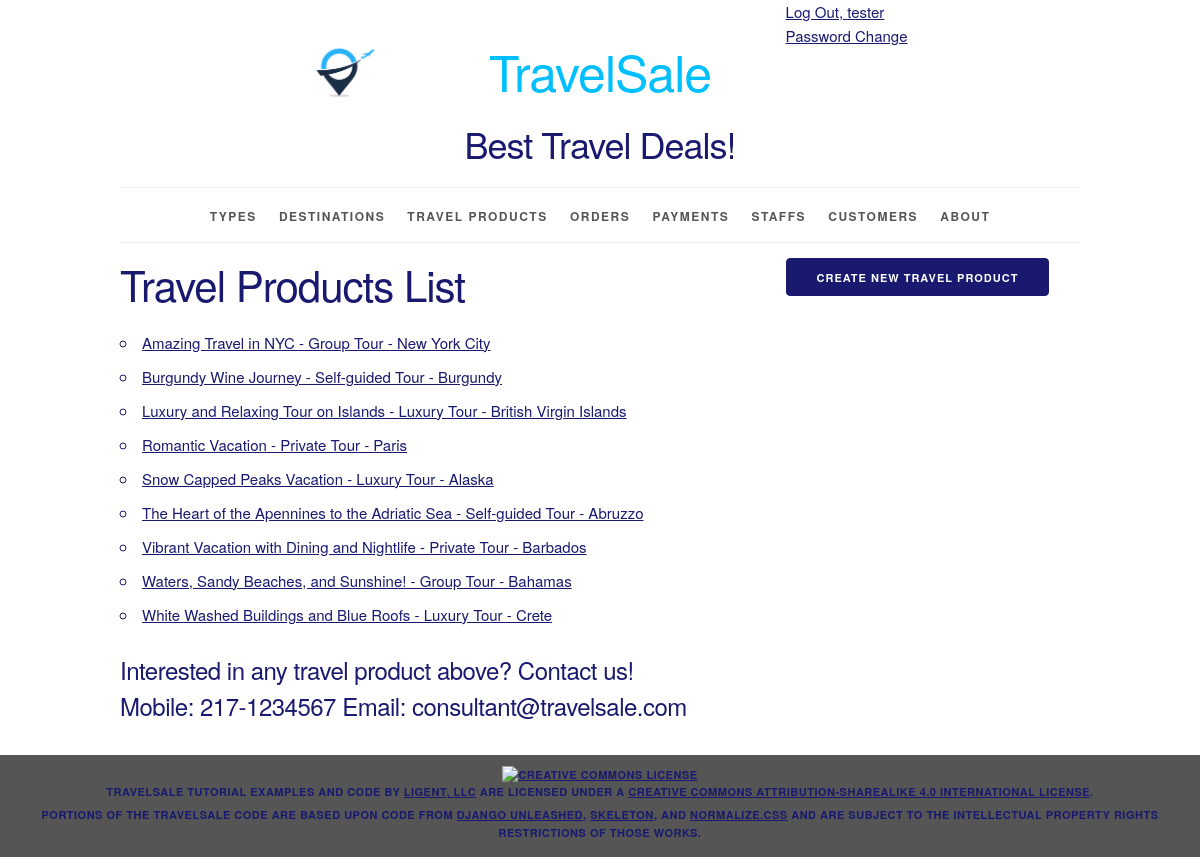
The app's page /travelproduct/ (signed in) with its own data.
### travelsale/models.py (models this page shows, shortened)
class Travelproduct(models.Model):
    travelproduct_id = models.AutoField(primary_key=True)
    travelproduct_name = models.CharField(max_length=300)
    type = models.ForeignKey(Type, related_name='travelproducts', on_delete=models.PROTECT)
    destination = models.ForeignKey(Destination, related_name='travelproducts', on_delete=models.PROTECT)
    price = models.DecimalField(default = Decimal('0'), decimal_places = 2, max_digits = 15)
    discount = models.DecimalField(default = Decimal('0.00'), decimal_places = 2, max_digits = 3)
    duration = models.IntegerField()
    description = models.CharField(max_length=5000)
    def __str__(self):
        return f'{self.travelproduct_name} - {self.type} - {self.destination}'
    def get_absolute_url(self):
        return reverse('travelsale_travelproduct_detail_urlpattern',
                        kwargs={'pk': self.pk}
                        )
    class Meta:
        ordering = ['travelproduct_name', 'type', 'destination']
        constraints = [
            UniqueConstraint(fields=['travelproduct_name', 'type', 'destination'], name='unique_travelproduct')
        ]

class Type(models.Model):
    type_id = models.AutoField(primary_key=True)
    type_name = models.CharField(max_length=50, unique=True)
    def __str__(self):
        return f'{self.type_name}'
    class Meta:
        ordering = ['type_name']

class Destination(models.Model):
    destination_id = models.AutoField(primary_key=True)
    destination_name = models.CharField(max_length=50, unique=True)
    def __str__(self):
        return f'{self.destination_name}'
    class Meta:
        ordering = ['destination_name']

### travelsale/views.py (the view)
class TravelproductList(LoginRequiredMixin, PermissionRequiredMixin, ListView):
    model = Travelproduct
    permission_required = 'travelsale.view_travelproduct'

### travelsale/templates/travelsale/travelproduct_list.html (shortened to what this page needs)
{% extends 'travelsale/base.html' %}
{% block create_button %}
    {% if perms.travelsale.add_travelproduct %}
    <a
        href="{% url 'travelsale_travelproduct_create_urlpattern'  %}"
        class="button button-primary">
      Create New Travel Product</a>
    {% endif %}
{% endblock %}
{% block org_content %}
  <h2>Travel Products List</h2>
  <ul>
    {% for travelproduct in travelproduct_list %}
      <li>
        <a href="{{ travelproduct.get_absolute_url }}">
          {{ travelproduct }}</a>
      </li>
    {% empty %}
      <li><em>There are currently no travel products available.</em></li>
    {% endfor %}
  </ul>
    <h5>Interested in any travel product above? Contact us!<br>
        Mobile: 217-1234567  Email: consultant@travelsale.com</h5>
{% endblock %}

### travelsale/templates/travelsale/base.html (shortened to what this page needs)
{% load static %}
<!DOCTYPE html>
<html lang="en">
<head>
    <link rel="stylesheet" type="text/css"
          href="{% static 'travelsale/normalize.css' %}">
    <link rel="stylesheet" type="text/css"
          href="{% static 'travelsale/skeleton.css' %}">
    <link rel="stylesheet" type="text/css"
          href="{% static 'travelsale/style.css' %}">
</head>
<body>
<div class="container">
    <div class="status row">
        <div class="offset-by-eight four columns">
            <ul class="inline">
                {% if user.is_authenticated %}
                    <li><a href="{% url 'logout_urlpattern' %}">
                        Log Out, {{ user.get_username }}</a></li>
                    <br>
                    <li><a href="{% url 'password_change' %}">
                        Password Change</a></li>
                {% else %}
                    <li><a href="{% url 'login_urlpattern' %}">
                        Log In</a></li>
                    <br>
                    <li><a href="{% url 'signup_urlpattern' %}">
                        Sign Up</a></li>
                {% endif %}
            </ul>
        </div>
    </div>
    <header class="row">
        <div class="offset-by-one ten columns">
            <h1 class="logo">TravelSale</h1>
            <h3>Best Travel Deals!</h3>
        </div>
    </header>
    <nav>
        <ul>
            {% if perms.travelsale.view_type %}
                <li>
                    <a href="{% url 'travelsale_type_list_urlpattern' %}">
                        Types</a></li>
            {% endif %}
            {% if perms.travelsale.view_destination %}
                <li>
                    <a href="{% url 'travelsale_destination_list_urlpattern' %}">
                        Destinations</a></li>
            {% endif %}
            {% if perms.travelsale.view_travelproduct %}
                <li>
                    <a href="{% url 'travelsale_travelproduct_list_urlpattern' %}">
                        Travel Products</a></li>
            {% endif %}
            {% if perms.travelsale.view_order %}
                <li>
                    <a href="{% url 'travelsale_order_list_urlpattern' %}">
                        Orders</a></li>
            {% endif %}
            {% if perms.travelsale.view_payment %}
                <li>
                    <a href="{% url 'travelsale_payment_list_urlpattern' %}">
                        Payments</a></li>
            {% endif %}
            {% if perms.travelsale.view_staff %}
                <li>
                    <a href="{% url 'travelsale_staff_list_urlpattern' %}">
                        Staffs</a></li>
            {% endif %}
            {% if perms.travelsale.view_customer %}
                <li>
                    <a href="{% url 'travelsale_customer_list_urlpattern' %}">
                        Customers</a></li>
            {% endif %}
            <li>
                <a href="{% url 'about_urlpattern' %}">
                    About</a></li>
        </ul>
    </nav>
    <main>
        {% block content %}
            <div class="row">
                <section class="eight columns">
                    {% block org_content %}{% endblock %}
                </section>
                <section class="desktop four columns">
                    {% block create_button %}{% endblock %}
                </section>
            </div>
        {% endblock %}
    </main>
</div>
<footer>
    <p>
        <a rel="license" href="http://creativecommons.org/licenses/by-sa/4.0/">
            <img alt="Creative Commons License" style="border-width:0"
                 src="https://i.creativecommons.org/l/by-sa/4.0/88x31.png"/>
        </a><br/><span property="dct:title">TravelSale Tutorial Examples and Code</span>
        by
        <a href="https://www.ligent.net" property="cc:attributionName"
           rel="cc:attributionURL">Ligent, LLC</a> are licensed under a
        <a rel="license" href="http://creativecommons.org/licenses/by-sa/4.0/">Creative Commons Attribution-ShareAlike
            4.0 International License</a>.
    </p>
    <p>Portions of the TravelSale code are based upon code from
        <a href="https://django-unleashed.com">Django Unleashed</a>,
        <a href="http://getskeleton.com/">Skeleton</a>, and
        <a href="https://necolas.github.io/normalize.css/">Normalize.css</a> and
        are subject to the intellectual property rights restrictions of those works.
    </p>
</footer>
</body>
</html>

### travelsale/static/travelsale/skeleton.css (style rules this page uses)
.container { position: relative; width: 100%; max-width: 960px; margin: 0 auto; padding: 0 20px; box-sizing: border-box; }
.column, .columns { width: 100%; float: left; box-sizing: border-box; }
@media (min-width: 400px) { .container { width: 85%; padding: 0; } }
@media (min-width: 550px) { .container { width: 80%; } }
@media (min-width: 550px) { .column, .columns { margin-left: 4%; } }
@media (min-width: 550px) { .column:first-child, .columns:first-child { margin-left: 0; } }
@media (min-width: 550px) { .four.columns { width: 30.6666666667%; } }
@media (min-width: 550px) { .eight.columns { width: 65.3333333333%; } }
@media (min-width: 550px) { .ten.columns { width: 82.6666666667%; } }
@media (min-width: 550px) { .offset-by-one.column, .offset-by-one.columns { margin-left: 8.66666666667%; } }
@media (min-width: 550px) { .offset-by-eight.column, .offset-by-eight.columns { margin-left: 69.3333333333%; } }
html { font-size: 62.5%; }
body { font-size: 1.5em; line-height: 1.6; font-weight: 400; font-family: "Raleway", "HelveticaNeue", "Helvetica Neue", Helvetica, Arial, sans-serif; color: #191970; }
h1, h2, h3, h4, h5, h6 { margin-top: 0; margin-bottom: 2rem; font-weight: 300; }
h1 { font-size: 4.0rem; line-height: 1.2; letter-spacing: -.1rem; color: #00BFFF; }
h2 { font-size: 3.6rem; line-height: 1.25; letter-spacing: -.1rem; }
h3 { font-size: 3.0rem; line-height: 1.3; letter-spacing: -.1rem; color: #191970; }
h5 { font-size: 1.8rem; line-height: 1.5; letter-spacing: -.05rem; }
@media (min-width: 550px) { h1 { font-size: 5.0rem; } }
@media (min-width: 550px) { h2 { font-size: 4.2rem; } }
@media (min-width: 550px) { h3 { font-size: 3.6rem; } }
@media (min-width: 550px) { h5 { font-size: 2.4rem; } }
p { margin-top: 0; }
a { color: #191970; }
.button, button, input[type="submit"], input[type="reset"], input[type="button"] { display: inline-block; height: 38px; padding: 0 30px; color: #555; text-align: center; font-size: 11px; font-weight: 600; line-height: 38px; letter-spacing: .1rem; text-transform: uppercase; text-decoration: none; white-space: nowrap; background-color: transparent; border-radius: 4px; border: 1px solid #bbb; cursor: pointer; box-sizing: border-box; }
.button.button-primary, button.button-primary, input[type="submit"].button-primary, input[type="reset"].button-primary, input[type="button"].button-primary { color: #FFF; background-color: #191970; border-color: #191970; }
ul { list-style: circle inside; }
ol, ul { padding-left: 0; margin-top: 0; }
li { margin-bottom: 1rem; }
button, .button { margin-bottom: 1rem; }
pre, blockquote, dl, figure, table, p, ul, ol, form { margin-bottom: 2.5rem; }
.container:after, .row:after, .u-cf { content: ""; display: table; clear: both; }

### travelsale/static/travelsale/style.css (style rules this page uses)
.desktop { display: none; }
@media (min-width: 550px) { .desktop { display: block; } }
html { height: 100%; background-color: #555; }
body { background-color: white; }
body>div>header { text-align: center;; }
header h1 { display: inline-block; font-weight: normal; font-style: normal; width: 100%; margin-top: 0; padding-top: 0; }
.logo { padding-top: 50px; background-image: url("/static/travelsale/logo.png"); background-size: 50px; background-repeat: no-repeat; background-position: top; }
@media (min-width: 750px) { .logo { padding-top: 0; background-size: contain; background-position: 0% 0%; } }
@media (min-width: 1000px) { .logo { background-position: 10% 0%; } }
@media (min-width: 1200px) { .logo { background-position: 15% 0%; } }
nav { border-top: 1px solid #eee; width: 100%; border-bottom: 1px solid #eee; margin: 0 0 1em; padding: 0; }
nav ul { margin: 0; padding: 1em 0; list-style-type: none; text-align: center; }
nav ul li { display: inline; padding: 0; margin: 0 0.25em; font-weight: 600; text-transform: uppercase; text-align: center; font-size: 1rem; letter-spacing: .10rem; }
@media (min-width: 400px) { nav ul li { letter-spacing: .15rem; font-size: 1.2rem; margin: 0 0.5em; } }
@media (min-width: 550px) { nav ul li { margin: 0 0.75em; } }
nav ul li a { color: #555; text-decoration: none; background-color: transparent; cursor: pointer; }
.inline { list-style-type: none; padding: 0; margin: 0 0 -0.5em; }
.inline li { display: inline; }
body>footer { width: 100%; background-color: #555; font-size: 1.1rem; letter-spacing: .05rem; font-weight: 600; text-transform: uppercase; text-align: center; padding: 1em 0; margin: 1em 0; }
body>footer p { margin-bottom: 0.5rem; }

### records on screen
Travelproduct: travelproduct_name+type+destination "Amazing Travel in NYC - Group Tour - New York City"
Travelproduct: travelproduct_name+type+destination "Burgundy Wine Journey - Self-guided Tour - Burgundy"
Travelproduct: travelproduct_name+type+destination "Luxury and Relaxing Tour on Islands - Luxury Tour - British Virgin Islands"
Travelproduct: travelproduct_name+type+destination "Romantic Vacation - Private Tour - Paris"
Travelproduct: travelproduct_name+type+destination "Snow Capped Peaks Vacation - Luxury Tour - Alaska"
Travelproduct: travelproduct_name+type+destination "The Heart of the Apennines to the Adriatic Sea - Self-guided Tour - Abruzzo"
Travelproduct: travelproduct_name+type+destination "Vibrant Vacation with Dining and Nightlife - Private Tour - Barbados"
Travelproduct: travelproduct_name+type+destination "Waters, Sandy Beaches, and Sunshine! - Group Tour - Bahamas"
Travelproduct: travelproduct_name+type+destination "White Washed Buildings and Blue Roofs - Luxury Tour - Crete"

### other values on screen
{{ user.get_username }} "tester"
